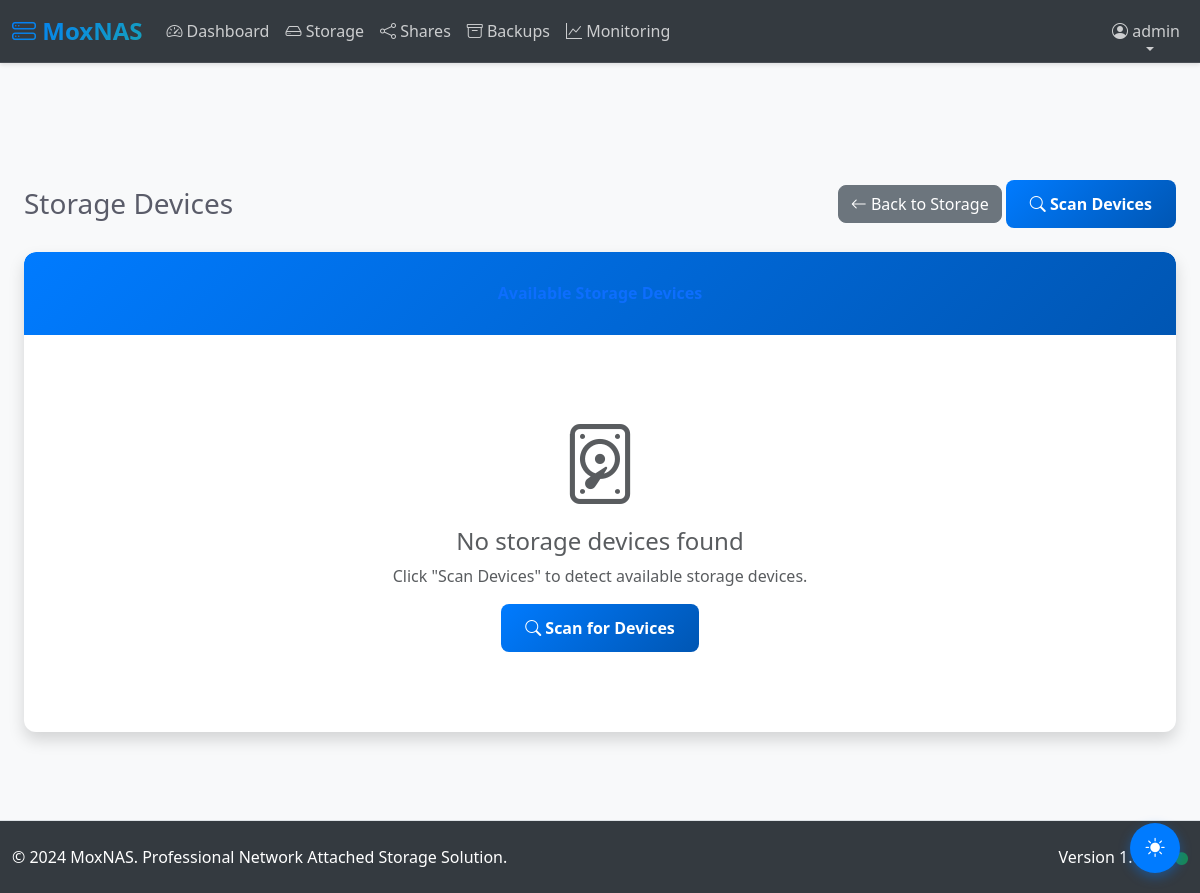
/storage/devices (signed in), run on an earlier commit of the app's database.
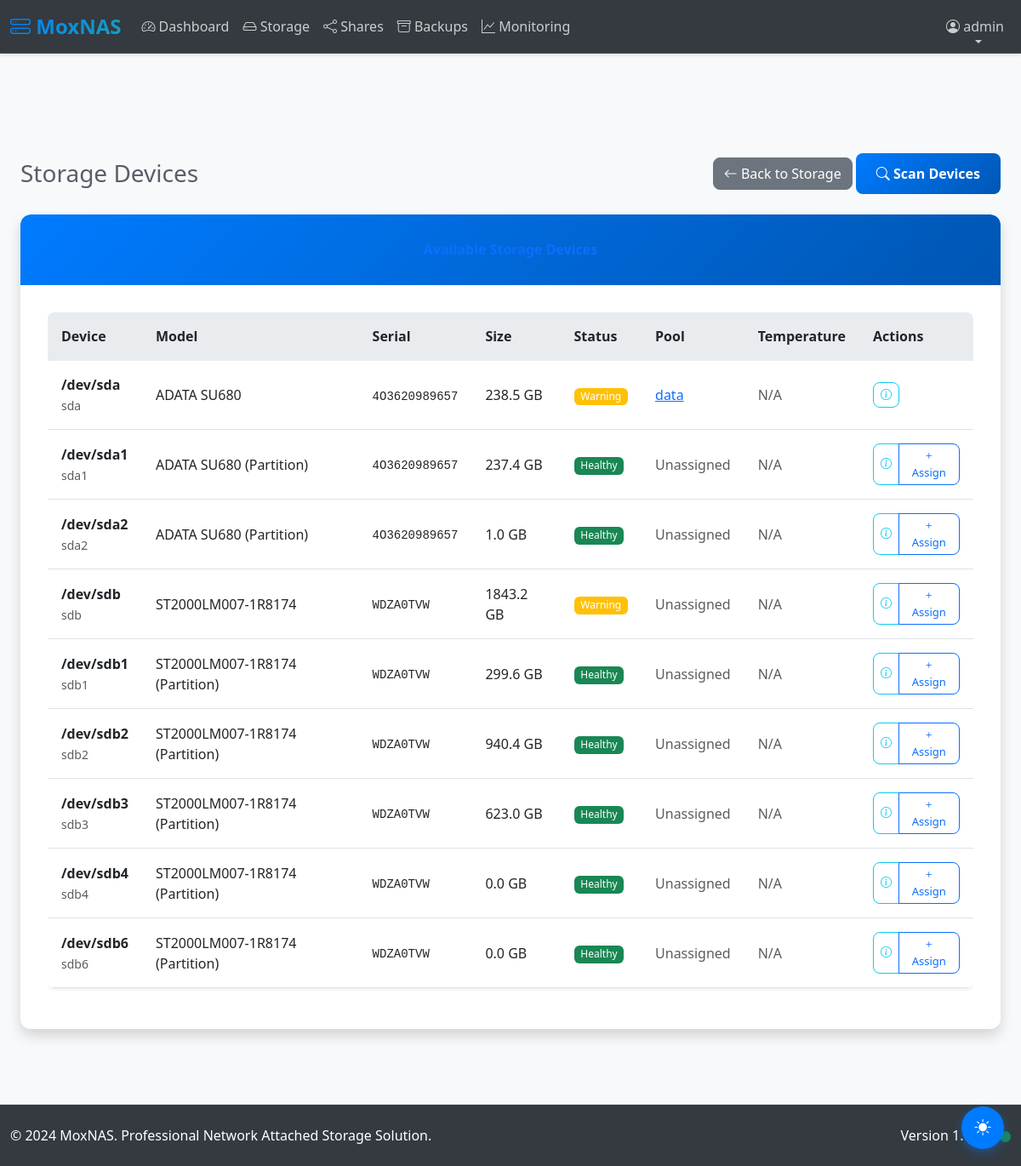
And on a later commit of the database.
### app/models.py (models this page shows, shortened)
class StorageDevice(db.Model):
    __tablename__ = "storage_devices"
    id = db.Column(db.Integer, primary_key=True)
    device_path = db.Column(db.String(255), unique=True, nullable=False, index=True)
    device_name = db.Column(db.String(128), nullable=False)
    device_model = db.Column(db.String(128))
    device_serial = db.Column(db.String(64), index=True)
    device_size = db.Column(db.BigInteger)  # Size in bytes
    sector_size = db.Column(db.Integer, default=512)
    status = db.Column(
        db.Enum(DeviceStatus), nullable=False, default=DeviceStatus.HEALTHY, index=True
    )
    smart_data = db.Column(db.Text)  # JSON stored SMART data
    temperature = db.Column(db.Integer)  # Celsius
    power_on_hours = db.Column(db.Integer)
    pool_id = db.Column(db.Integer, db.ForeignKey("storage_pools.id"), index=True)
    created_at = db.Column(db.DateTime, default=lambda: datetime.now(timezone.utc), index=True)
    updated_at = db.Column(
        db.DateTime,
        default=lambda: datetime.now(timezone.utc),
        onupdate=lambda: datetime.now(timezone.utc),
    )
    @property
    def serial_number(self) -> Optional[str]:
        """Alias for device_serial for compatibility"""
        return self.device_serial

class StoragePool(db.Model):
    __tablename__ = "storage_pools"
    id = db.Column(db.Integer, primary_key=True)
    name = db.Column(db.String(128), unique=True, nullable=False, index=True)
    raid_level = db.Column(db.String(32), nullable=False)  # raid0, raid1, raid5, raid10
    filesystem_type = db.Column(db.String(32), nullable=False, default="ext4")
    mount_point = db.Column(db.String(255), unique=True, nullable=False)
    total_size = db.Column(db.BigInteger)  # Total size in bytes
    used_size = db.Column(db.BigInteger, default=0)
    available_size = db.Column(db.BigInteger)
    status = db.Column(db.Enum(PoolStatus), nullable=False, default=PoolStatus.HEALTHY, index=True)
    last_scrub = db.Column(db.DateTime, index=True)
    scrub_progress = db.Column(db.Integer, default=0)  # Percentage
    auto_scrub_enabled = db.Column(db.Boolean, default=True)
    scrub_schedule = db.Column(db.String(128))  # Cron expression
    created_at = db.Column(db.DateTime, default=lambda: datetime.now(timezone.utc), index=True)
    created_by_id = db.Column(db.Integer, db.ForeignKey("users.id"))
    updated_at = db.Column(
        db.DateTime,
        default=lambda: datetime.now(timezone.utc),
        onupdate=lambda: datetime.now(timezone.utc),
    )
    devices = db.relationship("StorageDevice", backref="pool", lazy="dynamic")
    datasets = db.relationship("Dataset", backref="pool", lazy="dynamic")
    created_by = db.relationship("User", backref="created_pools")

### app/storage/routes.py (the view)
@bp.route("/devices")
@login_required
def devices():
    page = request.args.get("page", 1, type=int)
    devices = StorageDevice.query.paginate(page=page, per_page=20, error_out=False)
    return render_template("storage/devices.html", devices=devices)

### app/models.py (called while the page is built)
    def is_admin(self) -> bool:
        return self.role == UserRole.ADMIN

### app/security/hardening.py (called while the page is built, shortened)
    def security_headers(self):
        if not current_app.config.get("SECURITY_HARDENING_ENABLED"):
            return

    def session_security(self):
        if not current_app.config.get("SECURITY_HARDENING_ENABLED"):
            return

    def response_security_headers(self, response):
        if not current_app.config.get("SECURITY_HARDENING_ENABLED"):
            return response

### app/utils/enhanced_logging.py (called while the page is built)
def setup_correlation_id():
    if has_request_context():
        header_name = current_app.config.get('LOG_REQUEST_ID_HEADER', 'X-Request-ID')
        correlation_id = request.headers.get(header_name)
        if not correlation_id:
            correlation_id = str(uuid.uuid4())
        correlation_context.correlation_id = correlation_id
        g.correlation_id = correlation_id
        from flask_login import current_user
        if hasattr(current_user, 'id') and current_user.is_authenticated:
            correlation_context.user_id = current_user.id
        correlation_context.ip_address = request.remote_addr
        return correlation_id
    return None

### app/templates/storage/devices.html (shortened to what the changed rows need)
{% extends "base.html" %}
{% block content %}
<div class="container-fluid">
    <div class="d-sm-flex align-items-center justify-content-between mb-4">
        <h1 class="h3 mb-0 text-gray-800">Storage Devices</h1>
    </div>
    <div class="row">
        <div class="col-12">
            <div class="card shadow">
                <div class="card-body">
                    {% if devices.items %}
                        <div class="table-responsive">
                            <table class="table table-hover">
                                <thead>
                                    <tr>
                                        <th>Device</th>
                                        <th>Model</th>
                                        <th>Serial</th>
                                        <th>Size</th>
                                        <th>Status</th>
                                        <th>Pool</th>
                                        <th>Temperature</th>
                                        <th>Actions</th>
                                    </tr>
                                </thead>
                                <tbody>
                                    {% for device in devices.items %}
                                    <tr>
                                        <td>
                                            <strong>{{ device.device_path }}</strong><br>
                                            <small class="text-muted">{{ device.device_name }}</small>
                                        </td>
                                        <td>{{ device.device_model or 'Unknown' }}</td>
                                        <td>
                                            <small class="font-monospace">{{ device.device_serial or 'N/A' }}</small>
                                        </td>
                                        <td>
                                            {% if device.device_size %}
                                                {{ "%.1f"|format(device.device_size / 1024**3) }} GB
                                            {% else %}
                                                Unknown
                                            {% endif %}
                                        </td>
                                        <td>
                                            {% set status = device.status.value if device.status else 'unknown' %}
                                            <span class="badge bg-{{ 'success' if status == 'healthy' else 'warning' if status == 'warning' else 'danger' }}">
                                                {{ status.title() }}
                                            </span>
                                        </td>
                                        <td>
                                            {% if device.pool %}
                                                <a href="{{ url_for('storage.pool_detail', pool_id=device.pool.id) }}">
                                                    {{ device.pool.name }}
                                                </a>
                                            {% else %}
                                                <span class="text-muted">Unassigned</span>
                                            {% endif %}
                                        </td>
                                        <td>
                                            {% if device.temperature %}
                                                {{ device.temperature }}°C
                                            {% else %}
                                                <span class="text-muted">N/A</span>
                                            {% endif %}
                                        </td>
                                        <td>
                                            <div class="btn-group" role="group">
                                                <button type="button" class="btn btn-sm btn-outline-info"
                                                        onclick="showDeviceDetails({{ device.id }})">
                                                    <i class="bi bi-info-circle"></i>
                                                </button>
                                                {% if not device.pool %}
                                                <button type="button" class="btn btn-sm btn-outline-primary"
                                                        onclick="assignToPool({{ device.id }})">
                                                    <i class="bi bi-plus"></i> Assign
                                                </button>
                                                {% endif %}
                                            </div>
                                        </td>
                                    </tr>
                                    {% endfor %}
                                </tbody>
                            </table>
                        </div>
                    {% else %}
                        <div class="text-center py-5">
                            <i class="bi bi-device-hdd display-1 text-muted"></i>
                            <h4 class="mt-3 text-muted">No storage devices found</h4>
                            <p class="text-muted">Click "Scan Devices" to detect available storage devices.</p>
                            <button class="btn btn-primary" onclick="scanDevices()">
                                <i class="bi bi-search"></i> Scan for Devices
                            </button>
                        </div>
                    {% endif %}
                </div>
            </div>
        </div>
    </div>
</div>
{% endblock %}

What changed in the data, as far as the page shows it:
added StorageDevice: device_path "/dev/sda", device_name "sda", device_model "ADATA SU680", device_serial "4O3620989657", device.device_size/1024**3 "238.5", title "Warning", pool.name "data", shows "N/A"
added StorageDevice: device_path "/dev/sda1", device_name "sda1", device_model "ADATA SU680 (Partition)", device_serial "4O3620989657", device.device_size/1024**3 "237.4", title "Healthy", shows "Unassigned", shows "N/A"
added StorageDevice: device_path "/dev/sda2", device_name "sda2", device_model "ADATA SU680 (Partition)", device_serial "4O3620989657", device.device_size/1024**3 "1.0", title "Healthy", shows "Unassigned", shows "N/A"
added StorageDevice: device_path "/dev/sdb", device_name "sdb", device_model "ST2000LM007-1R8174", device_serial "WDZA0TVW", device.device_size/1024**3 "1843.2", title "Warning", shows "Unassigned", shows "N/A"
added StorageDevice: device_path "/dev/sdb1", device_name "sdb1", device_model "ST2000LM007-1R8174 (Partition)", device_serial "WDZA0TVW", device.device_size/1024**3 "299.6", title "Healthy", shows "Unassigned", shows "N/A"
added StorageDevice: device_path "/dev/sdb2", device_name "sdb2", device_model "ST2000LM007-1R8174 (Partition)", device_serial "WDZA0TVW", device.device_size/1024**3 "940.4", title "Healthy", shows "Unassigned", shows "N/A"
added StorageDevice: device_path "/dev/sdb3", device_name "sdb3", device_model "ST2000LM007-1R8174 (Partition)", device_serial "WDZA0TVW", device.device_size/1024**3 "623.0", title "Healthy", shows "Unassigned", shows "N/A"
added StorageDevice: device_path "/dev/sdb4", device_name "sdb4", device_model "ST2000LM007-1R8174 (Partition)", device_serial "WDZA0TVW", device.device_size/1024**3 "0.0", title "Healthy", shows "Unassigned", shows "N/A"
added StorageDevice: device_path "/dev/sdb6", device_name "sdb6", device_model "ST2000LM007-1R8174 (Partition)", device_serial "WDZA0TVW", device.device_size/1024**3 "0.0", title "Healthy", shows "Unassigned", shows "N/A"
Also different on the page:
text no longer shown: "No storage devices found Click \"Scan Devices\" to detect available storage devices. Scan for Devices"
text now shown: "Device Model Serial Size Status Pool Temperature Actions"
